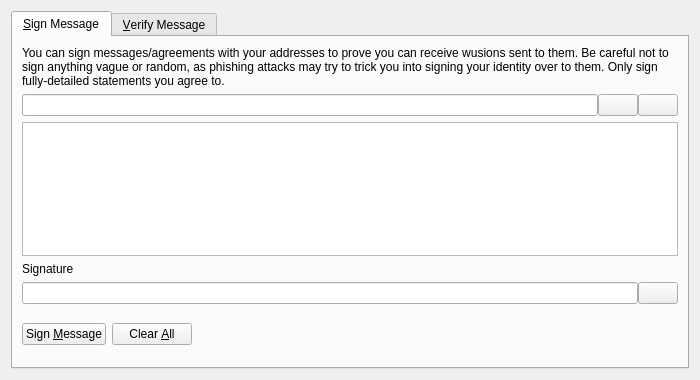
<?xml version="1.0" encoding="UTF-8"?>
<ui version="4.0">
 <class>SignVerifyMessageDialog</class>
 <widget class="QDialog" name="SignVerifyMessageDialog">
  <property name="geometry">
   <rect>
    <x>0</x>
    <y>0</y>
    <width>700</width>
    <height>380</height>
   </rect>
  </property>
  <property name="windowTitle">
   <string>Signatures - Sign / Verify a Message</string>
  </property>
  <property name="modal">
   <bool>true</bool>
  </property>
  <layout class="QVBoxLayout" name="verticalLayout">
   <item>
    <widget class="QTabWidget" name="tabWidget">
     <property name="currentIndex">
      <number>0</number>
     </property>
     <widget class="QWidget" name="tabSignMessage">
      <attribute name="title">
       <string>&amp;Sign Message</string>
      </attribute>
      <layout class="QVBoxLayout" name="verticalLayout_SM">
       <item>
        <widget class="QLabel" name="infoLabel_SM">
         <property name="text">
          <string>You can sign messages/agreements with your addresses to prove you can receive wusions sent to them. Be careful not to sign anything vague or random, as phishing attacks may try to trick you into signing your identity over to them. Only sign fully-detailed statements you agree to.</string>
         </property>
         <property name="textFormat">
          <enum>Qt::PlainText</enum>
         </property>
         <property name="wordWrap">
          <bool>true</bool>
         </property>
        </widget>
       </item>
       <item>
        <layout class="QHBoxLayout" name="horizontalLayout_1_SM">
         <property name="spacing">
          <number>0</number>
         </property>
         <item>
          <widget class="QValidatedLineEdit" name="addressIn_SM">
           <property name="toolTip">
            <string>The Wusion address to sign the message with</string>
           </property>
          </widget>
         </item>
         <item>
          <widget class="QPushButton" name="addressBookButton_SM">
           <property name="toolTip">
            <string>Choose previously used address</string>
           </property>
           <property name="text">
            <string/>
           </property>
           <property name="icon">
            <iconset resource="../bitcoin.qrc">
             <normaloff>:/icons/address-book</normaloff>:/icons/address-book</iconset>
           </property>
           <property name="shortcut">
            <string>Alt+A</string>
           </property>
           <property name="autoDefault">
            <bool>false</bool>
           </property>
          </widget>
         </item>
         <item>
          <widget class="QPushButton" name="pasteButton_SM">
           <property name="toolTip">
            <string>Paste address from clipboard</string>
           </property>
           <property name="text">
            <string/>
           </property>
           <property name="icon">
            <iconset resource="../bitcoin.qrc">
             <normaloff>:/icons/editpaste</normaloff>:/icons/editpaste</iconset>
           </property>
           <property name="shortcut">
            <string>Alt+P</string>
           </property>
           <property name="autoDefault">
            <bool>false</bool>
           </property>
          </widget>
         </item>
        </layout>
       </item>
       <item>
        <widget class="QPlainTextEdit" name="messageIn_SM">
         <property name="toolTip">
          <string>Enter the message you want to sign here</string>
         </property>
        </widget>
       </item>
       <item>
        <widget class="QLabel" name="signatureLabel_SM">
         <property name="text">
          <string>Signature</string>
         </property>
         <property name="textFormat">
          <enum>Qt::PlainText</enum>
         </property>
        </widget>
       </item>
       <item>
        <layout class="QHBoxLayout" name="horizontalLayout_2_SM">
         <property name="spacing">
          <number>0</number>
         </property>
         <item>
          <widget class="QLineEdit" name="signatureOut_SM">
           <property name="font">
            <font>
             <italic>true</italic>
            </font>
           </property>
           <property name="readOnly">
            <bool>true</bool>
           </property>
          </widget>
         </item>
         <item>
          <widget class="QPushButton" name="copySignatureButton_SM">
           <property name="toolTip">
            <string>Copy the current signature to the system clipboard</string>
           </property>
           <property name="text">
            <string/>
           </property>
           <property name="icon">
            <iconset resource="../bitcoin.qrc">
             <normaloff>:/icons/editcopy</normaloff>:/icons/editcopy</iconset>
           </property>
           <property name="autoDefault">
            <bool>false</bool>
           </property>
          </widget>
         </item>
        </layout>
       </item>
       <item>
        <layout class="QHBoxLayout" name="horizontalLayout_3_SM">
         <item>
          <widget class="QPushButton" name="signMessageButton_SM">
           <property name="toolTip">
            <string>Sign the message to prove you own this Wusion address</string>
           </property>
           <property name="text">
            <string>Sign &amp;Message</string>
           </property>
           <property name="icon">
            <iconset resource="../bitcoin.qrc">
             <normaloff>:/icons/edit</normaloff>:/icons/edit</iconset>
           </property>
           <property name="autoDefault">
            <bool>false</bool>
           </property>
          </widget>
         </item>
         <item>
          <widget class="QPushButton" name="clearButton_SM">
           <property name="toolTip">
            <string>Reset all sign message fields</string>
           </property>
           <property name="text">
            <string>Clear &amp;All</string>
           </property>
           <property name="icon">
            <iconset resource="../bitcoin.qrc">
             <normaloff>:/icons/remove</normaloff>:/icons/remove</iconset>
           </property>
           <property name="autoDefault">
            <bool>false</bool>
           </property>
          </widget>
         </item>
         <item>
          <spacer name="horizontalSpacer_1_SM">
           <property name="orientation">
            <enum>Qt::Horizontal</enum>
           </property>
           <property name="sizeHint" stdset="0">
            <size>
             <width>40</width>
             <height>48</height>
            </size>
           </property>
          </spacer>
         </item>
         <item>
          <widget class="QLabel" name="statusLabel_SM">
           <property name="font">
            <font>
             <weight>75</weight>
             <bold>true</bold>
            </font>
           </property>
           <property name="text">
            <string/>
           </property>
           <property name="wordWrap">
            <bool>true</bool>
           </property>
          </widget>
         </item>
         <item>
          <spacer name="horizontalSpacer_2_SM">
           <property name="orientation">
            <enum>Qt::Horizontal</enum>
           </property>
           <property name="sizeHint" stdset="0">
            <size>
             <width>40</width>
             <height>48</height>
            </size>
           </property>
          </spacer>
         </item>
        </layout>
       </item>
      </layout>
     </widget>
     <widget class="QWidget" name="tabVerifyMessage">
      <attribute name="title">
       <string>&amp;Verify Message</string>
      </attribute>
      <layout class="QVBoxLayout" name="verticalLayout_VM">
       <item>
        <widget class="QLabel" name="infoLabel_VM">
         <property name="text">
          <string>Enter the receiver's address, message (ensure you copy line breaks, spaces, tabs, etc. exactly) and signature below to verify the message. Be careful not to read more into the signature than what is in the signed message itself, to avoid being tricked by a man-in-the-middle attack. Note that this only proves the signing party receives with the address, it cannot prove sendership of any transaction!</string>
         </property>
         <property name="textFormat">
          <enum>Qt::PlainText</enum>
         </property>
         <property name="alignment">
          <set>Qt::AlignLeading|Qt::AlignLeft|Qt::AlignTop</set>
         </property>
         <property name="wordWrap">
          <bool>true</bool>
         </property>
        </widget>
       </item>
       <item>
        <layout class="QHBoxLayout" name="horizontalLayout_1_VM">
         <property name="spacing">
          <number>0</number>
         </property>
         <item>
          <widget class="QValidatedLineEdit" name="addressIn_VM">
           <property name="toolTip">
            <string>The Wusion address the message was signed with</string>
           </property>
          </widget>
         </item>
         <item>
          <widget class="QPushButton" name="addressBookButton_VM">
           <property name="toolTip">
            <string>Choose previously used address</string>
           </property>
           <property name="text">
            <string/>
           </property>
           <property name="icon">
            <iconset resource="../bitcoin.qrc">
             <normaloff>:/icons/address-book</normaloff>:/icons/address-book</iconset>
           </property>
           <property name="shortcut">
            <string>Alt+A</string>
           </property>
           <property name="autoDefault">
            <bool>false</bool>
           </property>
          </widget>
         </item>
        </layout>
       </item>
       <item>
        <widget class="QPlainTextEdit" name="messageIn_VM"/>
       </item>
       <item>
        <widget class="QValidatedLineEdit" name="signatureIn_VM"/>
       </item>
       <item>
        <layout class="QHBoxLayout" name="horizontalLayout_2_VM">
         <item>
          <widget class="QPushButton" name="verifyMessageButton_VM">
           <property name="toolTip">
            <string>Verify the message to ensure it was signed with the specified Wusion address</string>
           </property>
           <property name="text">
            <string>Verify &amp;Message</string>
           </property>
           <property name="icon">
            <iconset resource="../bitcoin.qrc">
             <normaloff>:/icons/transaction_0</normaloff>:/icons/transaction_0</iconset>
           </property>
           <property name="autoDefault">
            <bool>false</bool>
           </property>
          </widget>
         </item>
         <item>
          <widget class="QPushButton" name="clearButton_VM">
           <property name="toolTip">
            <string>Reset all verify message fields</string>
           </property>
           <property name="text">
            <string>Clear &amp;All</string>
           </property>
           <property name="icon">
            <iconset resource="../bitcoin.qrc">
             <normaloff>:/icons/remove</normaloff>:/icons/remove</iconset>
           </property>
           <property name="autoDefault">
            <bool>false</bool>
           </property>
          </widget>
         </item>
         <item>
          <spacer name="horizontalSpacer_1_VM">
           <property name="orientation">
            <enum>Qt::Horizontal</enum>
           </property>
           <property name="sizeHint" stdset="0">
            <size>
             <width>40</width>
             <height>48</height>
            </size>
           </property>
          </spacer>
         </item>
         <item>
          <widget class="QLabel" name="statusLabel_VM">
           <property name="font">
            <font>
             <weight>75</weight>
             <bold>true</bold>
            </font>
           </property>
           <property name="text">
            <string/>
           </property>
           <property name="wordWrap">
            <bool>true</bool>
           </property>
          </widget>
         </item>
         <item>
          <spacer name="horizontalSpacer_2_VM">
           <property name="orientation">
            <enum>Qt::Horizontal</enum>
           </property>
           <property name="sizeHint" stdset="0">
            <size>
             <width>40</width>
             <height>48</height>
            </size>
           </property>
          </spacer>
         </item>
        </layout>
       </item>
      </layout>
     </widget>
    </widget>
   </item>
  </layout>
 </widget>
 <customwidgets>
  <customwidget>
   <class>QValidatedLineEdit</class>
   <extends>QLineEdit</extends>
   <header>qt/qvalidatedlineedit.h</header>
  </customwidget>
 </customwidgets>
 <resources>
  <include location="../bitcoin.qrc"/>
 </resources>
 <connections/>
</ui>
